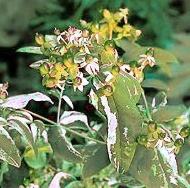
#> input picture data/corrected/deuteranopia/flower_0001.jpg, 190 x 188 px, given as the content of the folder /content/data/original, which was not available
$ jupyter execute --allow-errors SDI_Hacktiv_Data_Adi_Eka_Chandra_Diana.ipynb   (shell and % lines are left out)   (text cells are left out)
#> lines starting #> are read from the running program, lines starting #| are printed output that depends on the picture; pictures that were not available may be replaced by others from this repository, and a replacement may not be noted
[cell 1]
from __future__ import annotations
import os, glob, re, json, random, math, io, zipfile, datetime
import numpy as np
import pandas as pd
from typing import Tuple, Dict, List
from pathlib import Path

BASE_DIR = Path("/content/data")
ORIG_DIR = BASE_DIR / "original"
SIM_DIR  = BASE_DIR / "simulated"
CORR_DIR = BASE_DIR / "corrected"

#> (the rest of this cell did not finish here and is left out)

[cell 2]
from PIL import Image
import cv2
from skimage.color import rgb2lab
from skimage.color.delta_e import deltaE_ciede2000
from skimage.metrics import structural_similarity as ssim
from colormath.color_objects import LabColor, sRGBColor
from colormath.color_conversions import convert_color
from colormath.color_diff import delta_e_cie2000
from typing import Tuple, List

def list_images(root: Path) -> List[Path]:
    exts = (".png", ".jpg", ".jpeg", ".bmp")
    return [Path(p) for p in glob.glob(str(root / "**" / "*"), recursive=True) if p.lower().endswith(exts)]

def key_from_path(p: Path) -> str:
    return p.stem.lower()

def detect_deficiency(path: Path) -> str:
    s = str(path).lower()
    if "prota" in s: return "protanopia"
    if "deuta" in s: return "deuteranopia"
    if "trita" in s: return "tritanopia"
    return "unknown"

def read_rgb(path: Path, size: Tuple[int,int]=(384,384)) -> np.ndarray:
    img = Image.open(path).convert("RGB").resize(size, Image.BICUBIC)
    return np.asarray(img)

def rgb_to_lab_sampled(img_rgb: np.ndarray, sample_size: int=20000) -> np.ndarray:
    rgb = img_rgb.astype(np.float32) / 255.0
    H, W, _ = rgb.shape
    flat = rgb.reshape(-1, 3)
    n = min(sample_size, len(flat))
    idx = np.random.choice(len(flat), size=n, replace=False)
    labs = []
    for r, g, b in flat[idx]:
        lab = convert_color(sRGBColor(r, g, b), LabColor, target_illuminant='d65')
        labs.append([lab.lab_l, lab.lab_a, lab.lab_b])
    return np.asarray(labs, dtype=np.float32)

def deltaE00_avg(a_rgb: np.ndarray, b_rgb: np.ndarray, sample_size: int = 20000) -> float:

    a = (a_rgb.astype(np.float32) / 255.0).reshape(-1, 3)
    b = (b_rgb.astype(np.float32) / 255.0).reshape(-1, 3)

    n = min(sample_size, a.shape[0])
    idx = np.random.choice(a.shape[0], size=n, replace=False)

    a_lab = rgb2lab(a[idx].reshape(-1, 1, 3)).reshape(n, 3)
    b_lab = rgb2lab(b[idx].reshape(-1, 1, 3)).reshape(n, 3)

    de = deltaE_ciede2000(a_lab, b_lab)
    return float(np.mean(de))

def ssim_rgb(a: np.ndarray, b: np.ndarray) -> float:
    return float(np.mean([ssim(a[:,:,c], b[:,:,c], data_range=255) for c in range(3)]))

def psnr_rgb(a: np.ndarray, b: np.ndarray) -> float:
    mse = np.mean((a.astype(np.float32)-b.astype(np.float32))**2)
    if mse == 0: return 100.0
    return float(20*np.log10(255.0/np.sqrt(mse)))

[cell 3]
orig = {key_from_path(p): p for p in list_images(ORIG_DIR)}
sim  = {key_from_path(p): p for p in list_images(SIM_DIR)}
cor  = {key_from_path(p): p for p in list_images(CORR_DIR)}

common_keys = sorted(set(orig) & set(sim) & set(cor))

pairs = []
for k in common_keys:
    dtype = detect_deficiency(sim[k]) or detect_deficiency(cor[k])
    if not dtype: dtype = "unknown"
    pairs.append({
        "key": k,
        "deficiency": dtype,
        "original": str(orig[k]),
        "simulated": str(sim[k]),
        "corrected": str(cor[k]),
    })

pairs_df = pd.DataFrame(pairs)
print(f"Paired images: {len(pairs_df)}")
pairs_df.head()

[cell 4]
rows = []
for _, r in pairs_df.iterrows():
    o = read_rgb(Path(r["original"]))
#> in read_rgb, `img = Image.open(path).convert("RGB").resize(size, Image.BICUBIC)`:
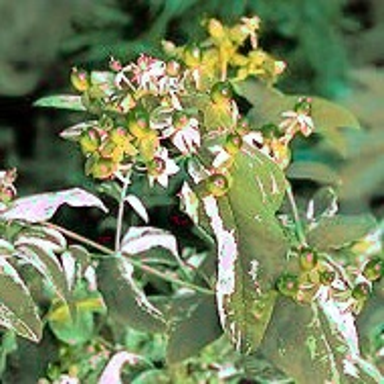
#> img: PIL image 384x384 RGB; mean R, G, B 118.1, 133, 93.1
    s = read_rgb(Path(r["simulated"]))
    c = read_rgb(Path(r["corrected"]))
#> call 3 of read_rgb, with size = (384, 384)
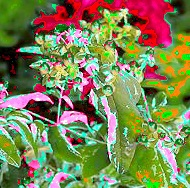
#> input picture data/corrected/protanopia/flower_0001.jpg, 190 x 188 px
#> in read_rgb (call 3), `img = Image.open(path).convert("RGB").resize(size, Image.BICUBIC)`:
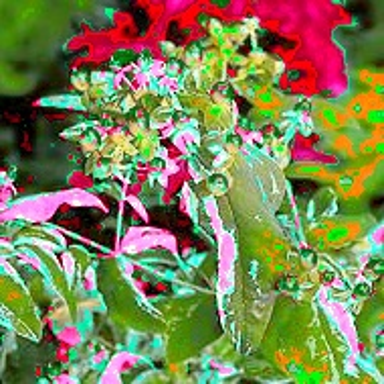
#> img: PIL image 384x384 RGB; mean R, G, B 125.5, 130.1, 84

    de_sim = deltaE00_avg(s, o)
#> in deltaE00_avg, `de = deltaE_ciede2000(a_lab, b_lab)`: de = 20000 values from 0 to 0
#> de_sim = 0
    de_cor = deltaE00_avg(c, o)
#> de_cor = 18.74

    ssim_sim = ssim_rgb(s, o); ssim_cor = ssim_rgb(c, o)
#> after `ssim_sim = ssim_rgb(s, o)`: ssim_sim = 1
#> after `ssim_cor = ssim_rgb(c, o)`: ssim_cor = 0.664
    psnr_sim = psnr_rgb(s, o); psnr_cor = psnr_rgb(c, o)
#> in psnr_rgb, `mse = np.mean((a.astype(np.float32)-b.astype(np.float32))**2)`: mse = 0
#> after `psnr_sim = psnr_rgb(s, o)`: psnr_sim = 100
#> after `psnr_cor = psnr_rgb(c, o)`: psnr_cor = 14.77

    rows.append({
        "key": r["key"],
        "deficiency": r["deficiency"],
        "deltaE00_sim": de_sim,
        "deltaE00_cor": de_cor,
        "impr_deltaE00": de_sim - de_cor,
        "ssim_sim": ssim_sim,
        "ssim_cor": ssim_cor,
        "impr_ssim": ssim_cor - ssim_sim,
        "psnr_sim": psnr_sim,
        "psnr_cor": psnr_cor,
        "impr_psnr": psnr_cor - psnr_sim,
    })

metrics = pd.DataFrame(rows)
#> metrics = table of 1 rows and 11 columns
metrics.head()
#> Out = table of 1 rows and 11 columns

[cell 5]
def safe_group_mean(df: pd.DataFrame, col: str) -> pd.Series:
    if "deficiency" in df.columns:
        return df.groupby("deficiency")[col].mean().sort_values(ascending=False)
    return pd.Series(dtype=float)

summary = {
    "n_pairs": int(metrics.shape[0]),
    "mean_impr_deltaE00_overall": float(metrics["impr_deltaE00"].mean()),
    "mean_impr_ssim_overall": float(metrics["impr_ssim"].mean()),
    "mean_impr_psnr_overall": float(metrics["impr_psnr"].mean()),
    "mean_impr_deltaE00_by_type": safe_group_mean(metrics, "impr_deltaE00").to_dict(),
    "mean_impr_ssim_by_type": safe_group_mean(metrics, "impr_ssim").to_dict(),
    "mean_impr_psnr_by_type": safe_group_mean(metrics, "impr_psnr").to_dict(),
}
print(json.dumps(summary, indent=2))
#> (printed output is left out)

[cell 6]
import matplotlib.pyplot as plt

if "deficiency" in metrics.columns and metrics["deficiency"].nunique() > 1:
    means = metrics.groupby("deficiency")["impr_deltaE00"].mean()
    plt.figure(figsize=(6,4))
    means.plot(kind="bar")
    plt.title("ΔE00 Improvement by Deficiency Type")
    plt.ylabel("ΔE00_sim − ΔE00_cor  (higher = better)")
    plt.xlabel("")
    plt.tight_layout()
    plt.show()

sample = pairs_df.sample(1, random_state=42).iloc[0]
o = read_rgb(Path(sample["original"]))
s = read_rgb(Path(sample["simulated"]))
c = read_rgb(Path(sample["corrected"]))

fig, axs = plt.subplots(1,3, figsize=(9,3))
axs[0].imshow(o); axs[0].set_title("Original");  axs[0].axis("off")
axs[1].imshow(s); axs[1].set_title("Simulated"); axs[1].axis("off")
axs[2].imshow(c); axs[2].set_title("Corrected"); axs[2].axis("off")
fig.suptitle(f"Deficiency: {sample['deficiency']} • Key: {sample['key']}")
plt.tight_layout(); plt.show()
#> after `plt.tight_layout()`:
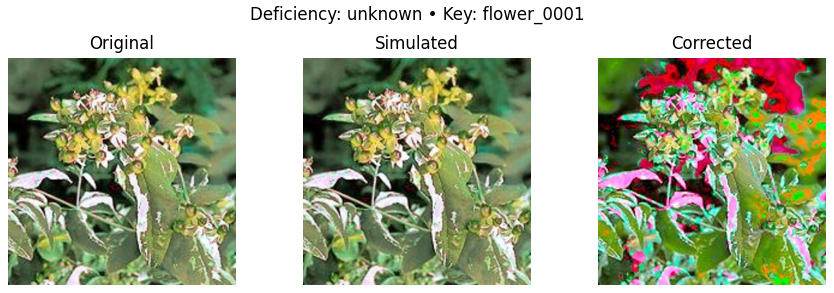
#> figure drawn by matplotlib, 3 panels
